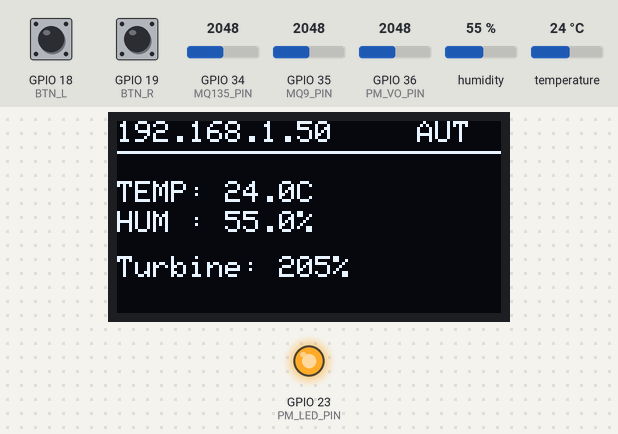
A sketch run on a simulated ESP32. Parts: 128×64 one-colour display, output pins drawn as LEDs (lit = HIGH). Inputs (shaded band) come from the test bench; at power-on: GPIO 18 (BTN_L) HIGH, GPIO 19 (BTN_R) HIGH, GPIO 34 (MQ135_PIN) = 2048, GPIO 35 (MQ9_PIN) = 2048, GPIO 36 (PM_VO_PIN) = 2048, humidity 55 %, temperature 24 °C. WiFi joins after 1.5 s; servers stay silent unless stated; EEPROM starts erased; what the sketch prints to the serial monitor is not drawn.

Above: at 2.7 s.
2.8 s: GPIO 18 (BTN_L) pulled LOW for 0.15 s
At 4.1 s:
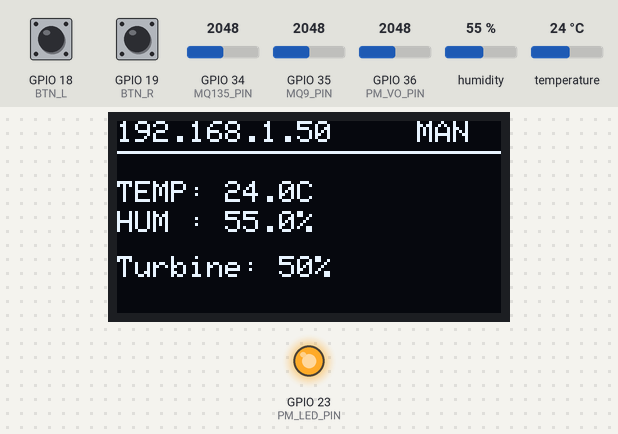
4.4 s: GPIO 19 (BTN_R) pulled LOW for 0.15 s
At 5.1 s:
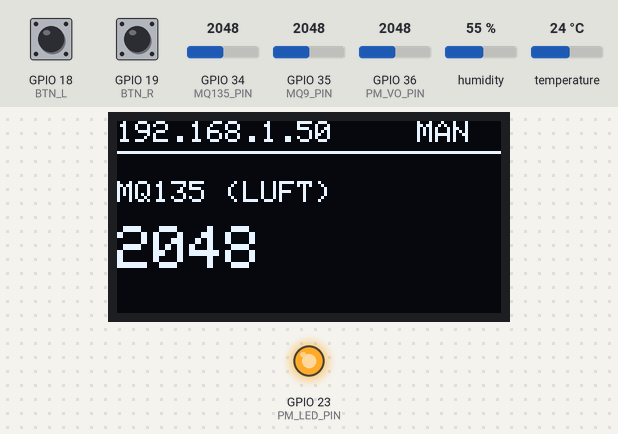
6.0 s: GPIO 18 (BTN_L) pulled LOW for 0.15 s
At 6.9 s:
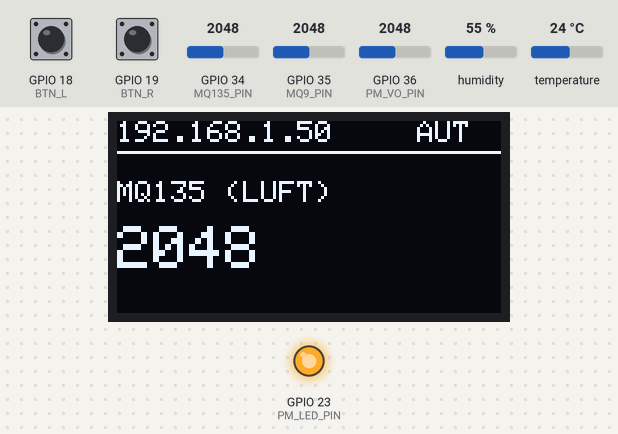
7.6 s: GPIO 19 (BTN_R) pulled LOW for 0.15 s
At 8.3 s:
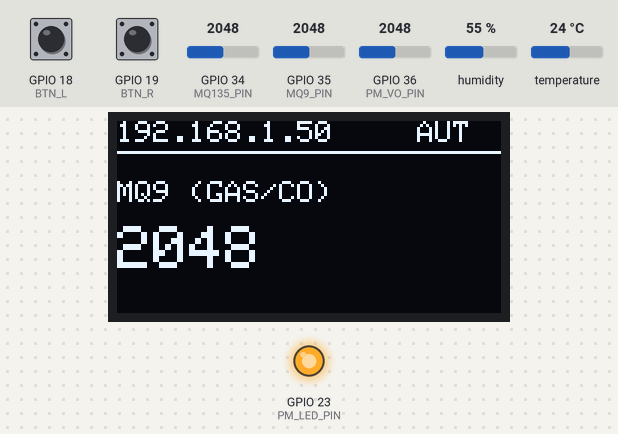
9.2 s: GPIO 18 (BTN_L) pulled LOW for 3.2 s
At 12.1 s:
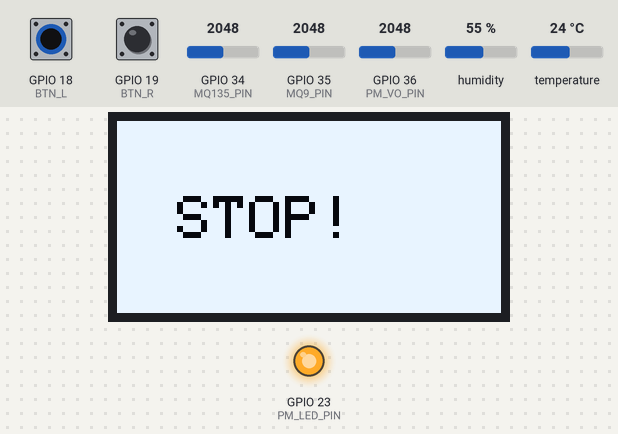
Timing chart, 0 to 13.6 s (numbered marks = the images above; inputs shaded):
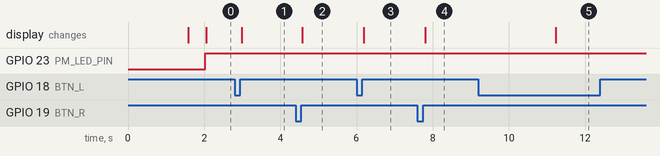

The sketch:

test-code.ino
```cpp
#include <WiFi.h>
#include <WebServer.h>
#include <Wire.h>
#include <Adafruit_GFX.h>
#include <Adafruit_SSD1306.h>
#include <DHT.h>
#include <Preferences.h>

// ==========================================
// 1. ZUGANGSDATEN & HARDWARE
// ==========================================
const char* ssid_global = "ssid";
const char* pass_global = "pass";

#define SCREEN_WIDTH 128
#define SCREEN_HEIGHT 64
Adafruit_SSD1306 display(SCREEN_WIDTH, SCREEN_HEIGHT, &Wire, -1);

#define DHTPIN 4
#define DHTTYPE DHT22
#define MQ135_PIN 34
#define MQ9_PIN 35
#define PM_LED_PIN 23
#define PM_VO_PIN 36
#define BTN_L 18
#define BTN_R 19
#define ESC_PIN 25 // Falls du später den Motor-Pin nutzt

DHT dht(DHTPIN, DHTTYPE);
WebServer server(80);
Preferences prefs;

// ==========================================
// 2. CONFIG & VARIABLEN
// ==========================================
struct Config {
  int manDur;       // Sekunden
  int manSpd;       // 0-100%
  int maxLimit;     // 0-100% Hardware-Bremse
  int t135, t9, tPM;
  float ramp;       // 0.1 - 5.0
  bool startStop;   // Not-Aus bei Boot?
};
Config cfg;

bool emergencyStop = false;
bool manualMode = false;
int viewMode = 0; // 0=Dash, 1=MQ135, 2=MQ9, 3=PM, 4=Speed
float valT, valH;
int val135, val9, valPM;
float targetSpeed = 0;   // Logische Speed (0-100)
float currentSpeed = 0;  // Physikalische Speed (mit Rampe)

unsigned long manStart = 0;
unsigned long lastSens = 0;
unsigned long btnL_time = 0, btnR_time = 0;
bool blockL = false, blockR = false;

// ==========================================
// 3. SPEICHER FUNKTIONEN
// ==========================================
void saveToFlash() {
  prefs.begin("airpro", false);
  prefs.putInt("dur", cfg.manDur);
  prefs.putInt("mspd", cfg.manSpd);
  prefs.putInt("mlim", cfg.maxLimit);
  prefs.putInt("t135", cfg.t135);
  prefs.putInt("t9", cfg.t9);
  prefs.putInt("tpm", cfg.tPM);
  prefs.putFloat("rmp", cfg.ramp);
  prefs.putBool("ss", cfg.startStop);
  prefs.end();
}

void loadFromFlash() {
  prefs.begin("airpro", true);
  cfg.manDur = prefs.getInt("dur", 60);
  cfg.manSpd = prefs.getInt("mspd", 50);
  cfg.maxLimit = prefs.getInt("mlim", 80); // Standard auf 80% zum Schutz
  cfg.t135 = prefs.getInt("t135", 800);
  cfg.t9 = prefs.getInt("t9", 1000);
  cfg.tPM = prefs.getInt("tpm", 150);
  cfg.ramp = prefs.getFloat("rmp", 0.5);
  cfg.startStop = prefs.getBool("ss", false);
  prefs.end();
}

// ==========================================
// 4. WEB INTERFACE
// ==========================================
String makeHTML() {
  String h = "<!DOCTYPE html><html><head><meta charset='UTF-8'><title>AIR-PRO PLATINUM</title>";
  h += "<style>body{background:#0f0f0f;color:#00ffcc;font-family:monospace;text-align:center;}";
  h += ".card{background:#1a1a1a;border:2px solid #00ffcc;border-radius:15px;padding:20px;margin:15px auto;max-width:450px;}";
  h += "input{background:#000;color:#0f0;border:1px solid #0ff;padding:5px;width:80px;text-align:center;}";
  h += ".btn{background:#00ffcc;color:#000;padding:12px;border:none;border-radius:8px;font-weight:bold;cursor:pointer;width:100%;}";
  h += "</style></head><body>";
  h += "<h1>--- AIR-PRO SYSTEM V5 ---</h1>";
  h += "<div class='card'><h2>LIVE DATA</h2>";
  h += "MODUS: " + String(emergencyStop ? "!!! NOT-AUS !!!" : (manualMode ? "MANUELL" : "AUTOMATIK")) + "<br>";
  h += "TURBINE: " + String((int)targetSpeed) + "% (Real: " + String((int)(currentSpeed)) + "%)</div>";

  h += "<form class='card' action='/save'>";
  h += "<h3>SYSTEM SETTINGS</h3>";
  h += "Hardware Max Speed (%): <input name='lim' value='"+String(cfg.maxLimit)+"'><br><br>";
  h += "Beschleunigung (Ramp): <input name='rmp' value='"+String(cfg.ramp, 2)+"'><br><br>";
  h += "Manuell Dauer (Sek): <input name='dur' value='"+String(cfg.manDur)+"'><br><br>";
  h += "Schwellenwert MQ135: <input name='t1' value='"+String(cfg.t135)+"'><br>";
  h += "Schwellenwert MQ9: <input name='t9' value='"+String(cfg.t9)+"'><br>";
  h += "Schwellenwert PM2.5: <input name='tp' value='"+String(cfg.tPM)+"'><br><br>";
  h += "Start mit Not-Aus: <input type='checkbox' name='ss' "+String(cfg.startStop?"checked":"")+"><br><br>";
  h += "<button class='btn' type='submit'>EINSTELLUNGEN SPEICHERN</button></form>";
  h += "</body></html>";
  return h;
}

// ==========================================
// 5. SETUP
// ==========================================
void setup() {
  Serial.begin(115200);
  loadFromFlash();
  emergencyStop = cfg.startStop;

  Wire.begin(21, 22);
  display.begin(SSD1306_SWITCHCAPVCC, 0x3C);
  dht.begin();

  pinMode(BTN_L, INPUT_PULLUP);
  pinMode(BTN_R, INPUT_PULLUP);
  pinMode(PM_LED_PIN, OUTPUT);
  pinMode(MQ135_PIN, INPUT);
  pinMode(MQ9_PIN, INPUT);

  WiFi.begin(ssid_global, pass_global);
  display.clearDisplay();
  display.setTextColor(WHITE);
  display.setCursor(0,20); display.print("Connect WiFi...");
  display.display();

  while(WiFi.status() != WL_CONNECTED) { delay(500); Serial.print("."); }

  server.on("/", [](){ server.send(200, "text/html", makeHTML()); });
  server.on("/save", [](){
    cfg.maxLimit = server.arg("lim").toInt();
    cfg.ramp = server.arg("rmp").toFloat();
    cfg.manDur = server.arg("dur").toInt();
    cfg.t135 = server.arg("t1").toInt();
    cfg.t9 = server.arg("t9").toInt();
    cfg.tPM = server.arg("tp").toInt();
    cfg.startStop = server.hasArg("ss");
    saveToFlash();
    server.send(200, "text/html", "Gespeichert! Restart...");
    delay(1000); ESP.restart();
  });
  server.begin();
}

// ==========================================
// 6. HAUPTSCHLEIFE
// ==========================================
void loop() {
  server.handleClient();

  // Sensoren (Alle 2 Sekunden)
  if (millis() - lastSens > 2000) {
    valT = dht.readTemperature(); valH = dht.readHumidity();
    val135 = analogRead(MQ135_PIN); val9 = analogRead(MQ9_PIN);

    // PM Messung
    digitalWrite(PM_LED_PIN, LOW); delayMicroseconds(280);
    valPM = analogRead(PM_VO_PIN); delayMicroseconds(40);
    digitalWrite(PM_LED_PIN, HIGH);
    lastSens = millis();
  }

  handleButtons();

  // Motor Logik
  if (emergencyStop) {
    targetSpeed = 0;
  } else if (manualMode) {
    if (millis() - manStart > cfg.manDur * 1000) manualMode = false;
    else targetSpeed = cfg.manSpd;
  } else {
    // Automatik mit Grenzwerten
    float s135 = (val135 > cfg.t135) ? map(val135, cfg.t135, 4095, 10, 100) : 0;
    float s9 = (val9 > cfg.t9) ? map(val9, cfg.t9, 4095, 10, 100) : 0;
    float sPM = (valPM > cfg.tPM) ? map(valPM, cfg.tPM, 1024, 10, 100) : 0;
    targetSpeed = max(s135, max(s9, sPM));
  }

  // Physikalische Rampe & Scaling
  float realTarget = (targetSpeed * cfg.maxLimit / 100.0);
  if (currentSpeed < realTarget) currentSpeed += cfg.ramp;
  if (currentSpeed > realTarget) currentSpeed -= cfg.ramp;
  currentSpeed = constrain(currentSpeed, 0, cfg.maxLimit);

  updateDisplay();
}

// ==========================================
// 7. BUTTON LOGIK
// ==========================================
void handleButtons() {
  bool l = digitalRead(BTN_L) == LOW;
  bool r = digitalRead(BTN_R) == LOW;
  unsigned long now = millis();

  // NOT-AUS UNLOCK (BEIDE DRÜCKEN > 2 SEK)
  if (l && r) {
    if (btnR_time == 0) btnR_time = now;
    if (now - btnR_time > 2000) { emergencyStop = false; manualMode = false; }
    return;
  }

  // LINKS: Lang = Not-Aus / Kurz = Manuell
  if (l && !r) {
    if (btnL_time == 0) btnL_time = now;
    if (now - btnL_time > 2000) emergencyStop = true;
  } else if (!l && btnL_time > 0) {
    if (now - btnL_time < 500 && !emergencyStop) {
      manualMode = !manualMode; manStart = now;
    }
    btnL_time = 0;
  }

  // RECHTS: Kurz = Menü
  if (r && !l) {
    if (btnR_time == 0) btnR_time = now;
  } else if (!r && btnR_time > 0) {
    if (now - btnR_time < 500 && !emergencyStop) viewMode = (viewMode + 1) % 5;
    btnR_time = 0;
  }
}

// ==========================================
// 8. DISPLAY
// ==========================================
void updateDisplay() {
  display.clearDisplay();
  if (emergencyStop) {
    display.fillRect(0,0,128,64,WHITE); display.setTextColor(BLACK);
    display.setTextSize(2); display.setCursor(20,25); display.print("STOP!");
    display.display(); return;
  }

  display.setTextColor(WHITE); display.setTextSize(1);
  display.setCursor(0,0); display.print(WiFi.localIP());
  display.setCursor(100,0); display.print(manualMode ? "MAN" : "AUT");
  display.drawFastHLine(0, 10, 128, WHITE);

  int y = 20;
  switch(viewMode) {
    case 0: // DASHBOARD
      display.setCursor(0,y); display.print("TEMP: "); display.print(valT,1); display.print("C");
      display.setCursor(0,y+10); display.print("HUM : "); display.print(valH,1); display.print("%");
      display.setCursor(0,y+25); display.print("Turbine: "); display.print((int)targetSpeed); display.print("%");
      break;
    case 1: // MQ135
      display.setCursor(0,y); display.print("MQ135 (LUFT)");
      display.setCursor(0,y+15); display.setTextSize(2); display.print(val135);
      break;
    case 2: // MQ9
      display.setCursor(0,y); display.print("MQ9 (GAS/CO)");
      display.setCursor(0,y+15); display.setTextSize(2); display.print(val9);
      break;
    case 3: // PM2.5
      display.setCursor(0,y); display.print("PM2.5 (STAUB)");
      display.setCursor(0,y+15); display.setTextSize(2); display.print(valPM);
      break;
    case 4: // MOTOR DETAIL
      display.setCursor(0,y); display.print("TURBINEN SPEED");
      display.setCursor(0,y+12); display.print("Ziel: "); display.print((int)targetSpeed); display.print("%");
      display.setCursor(0,y+22); display.print("Real: "); display.print((int)currentSpeed); display.print("%");
      display.drawRect(0, 55, 128, 8, WHITE);
      display.fillRect(2, 57, map((int)currentSpeed, 0, cfg.maxLimit, 0, 124), 4, WHITE);
      break;
  }
  display.display();
}
```

Measured:
- after the input at 2.8 s, the display: changes after 0.19 s (image 1)
- after the input at 4.4 s, the display: changes after 0.18 s (image 2)
- after the input at 6.0 s, the display: changes after 0.19 s (image 3)
- after the input at 7.6 s, the display: changes after 0.20 s (image 4)
- after the input at 9.2 s, the display: changes after 2.0 s (image 5)
